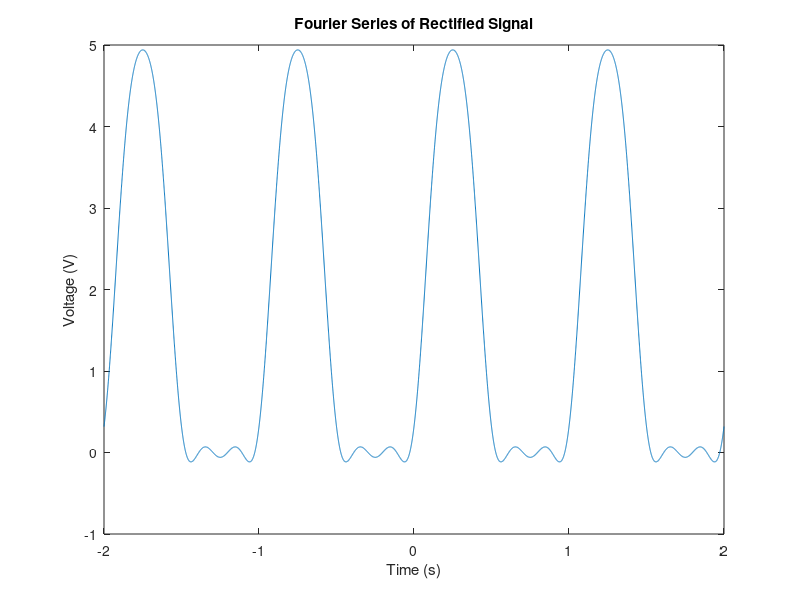

Recreate this plot in MATLAB.
%Problem 3B

%Create an Array for time values
t = linspace(-2,2,10000);   

%Create an empty array for function values
f = 0*t;

%Define Peak Voltage of the Square Wave
V = 5;

%Define the number of harmonics (User Input)
N = input('Number of Harmonics:');   

%Define the value at k = 0 
f = 5/pi;

%initalize variables 
c_k = 0; 
f_k = 0; 

for k = -N:1:N 
    
    if k == 0 
        continue
    elseif k == -1 
         k 
         c_k = j * (V/4)
         f_k = (c_k * exp(2*pi*j*k*t));
         f = f + f_k;
         continue
    elseif k == 1 
         k
         c_k = -j * (V/4)
         f_k = (c_k * exp(2*pi*j*k*t));
         f = f + f_k;
         continue
    elseif mod(abs(k),2) == 0
        k
        c_k = -V /(pi * ((k^2) - 1))
        f_k = (c_k * exp(2*pi*j*k*t));
        f = f + f_k;
        continue
    else 
        continue
    end
end 

plot (t,f);
title ('Fourier Series of Rectified Signal'); 
xlabel('Time (s)'); 
ylabel('Voltage (V)');
